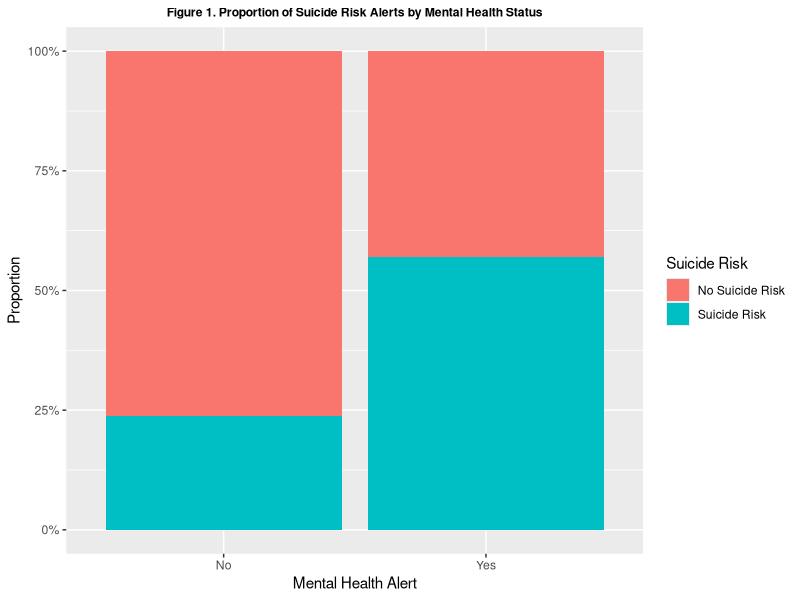
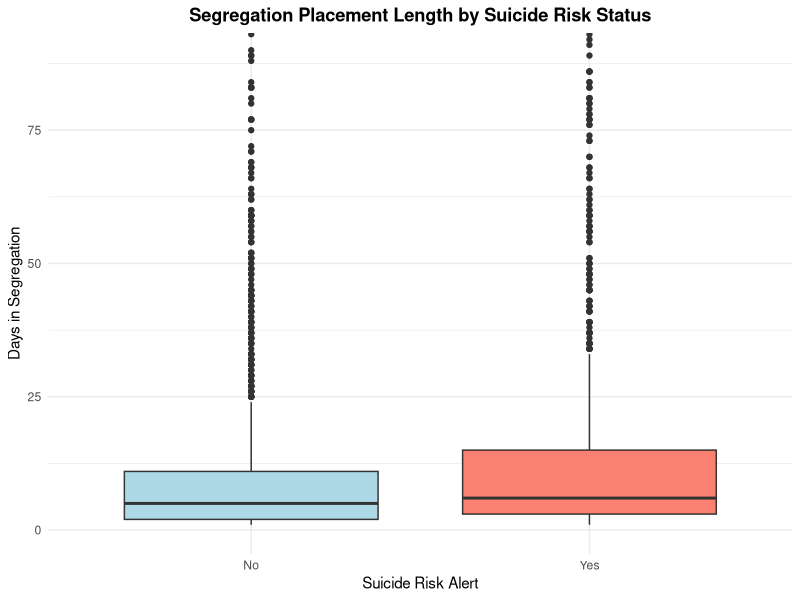
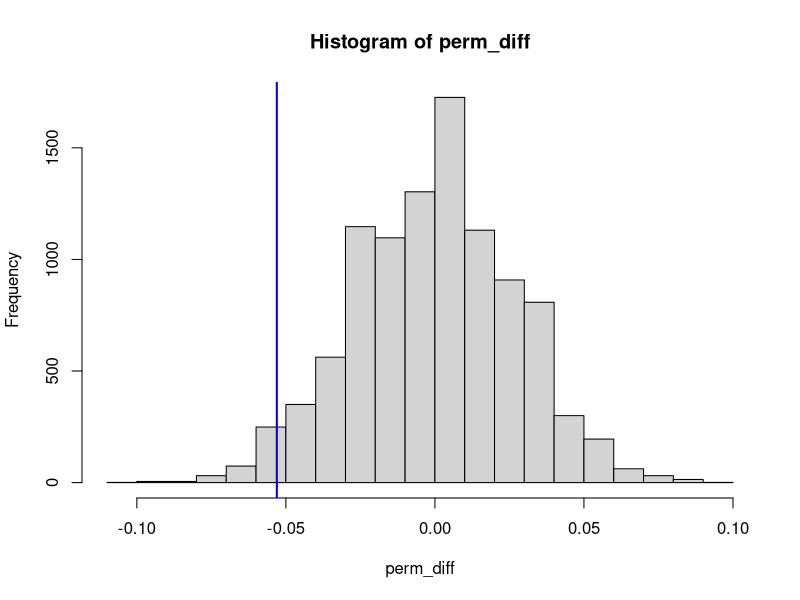

These charts were generated, in order, by the following R code:
## ---- chunk 1
knitr::opts_chunk$set(echo = TRUE)
## ---- chunk 2
library(tidyverse)
library(lubridate)
library(dplyr)
library(ggplot2)
library(knitr)
seg = read.csv("solgen-individuals-in-seg-2018.csv")
seg = seg %>% rename(Seg_length = Segregation.placement.length..in.days.) %>% 
  rename(Reason = Primary.reason.for.segregation)
## ---- chunk 3
mental_suicide = seg %>% group_by(Mental.health.alert, Suicide.risk.alert) %>%
  summarise(count = n(), .groups = "drop") %>%
  group_by(Mental.health.alert) %>% mutate(percentage = count/sum(count) * 100)

ggplot(mental_suicide, aes(x = factor(Mental.health.alert), 
                           y = percentage, 
                           fill = factor(Suicide.risk.alert, labels = c("No Suicide Risk", "Suicide Risk")))) +
  geom_bar(stat = "identity", position = "fill") +
  labs(title = "Figure 1. Proportion of Suicide Risk Alerts by Mental Health Status",
       x = "Mental Health Alert", 
       y = "Proportion",
       fill = "Suicide Risk") +
  scale_y_continuous(labels = scales::percent) +
  theme(plot.title = element_text(hjust = 0.5, face = "bold", size = rel(0.8)))
## ---- chunk 4
getting_outliers = function(seg_length){
  Q1 = quantile(seg_length, 0.25, na.rm = TRUE)
  Q3 = quantile(seg_length, 0.75, na.rm = TRUE)
  IQR = Q3 - Q1
  lower_bound = Q1 - 1.5 * IQR
  upper_bound = Q3 + 1.5 * IQR
  outliers = seg_length[seg_length > upper_bound | seg_length < lower_bound]
  return(list(outliers = outliers, upper_bound = upper_bound))
  
}

seg_no_risk = seg$Seg_length[seg$Suicide.risk.alert == "No"]
seg_yes_risk = seg$Seg_length[seg$Suicide.risk.alert == "Yes"]

outlier_no = getting_outliers(seg_no_risk)
outlier_yes = getting_outliers(seg_yes_risk)


outlier_table = data.frame(
  Suicide_Risk = c("No", "Yes"),
  Total_N = c(length(seg_no_risk), length(seg_yes_risk)),
  Outlier_Count = c(length(outlier_no$outliers), length(outlier_yes$outliers)),
  Outlier_Percent = c(round(length(outlier_no$outliers) / length(seg_no_risk) * 100, 1),
                      round(length(outlier_yes$outliers) / length(seg_yes_risk) * 100, 1)),
  Outlier_Range = c(paste(round(min(outlier_no$outliers), 1), "-", round(max(outlier_no$outliers), 1)),
                    paste(round(min(outlier_yes$outliers), 1), "-", round(max(outlier_yes$outliers), 1)))
)
kable(outlier_table, 
      caption = "Outlier Summary by Suicide Risk Status",
      col.names = c("Suicide Risk", "Total N", "Outlier Count", "Outlier (%)", "Outlier Range"),
      align = c('l', 'c', 'c', 'c', 'c'))
## ---- chunk 5
ggplot(seg, aes(x = factor(Suicide.risk.alert, labels = c("No", "Yes")), 
                          y = Seg_length)) +
  geom_boxplot(fill = c("lightblue", "salmon")) +
  coord_cartesian(ylim = c(0, quantile(seg$Seg_length, 0.95))) +
  labs(title = "Segregation Placement Length by Suicide Risk Status",
       x = "Suicide Risk Alert", 
       y = "Days in Segregation") +
  theme_minimal() +
  theme(plot.title = element_text(hjust = 0.5, face = "bold"))
## ---- chunk 6
seg_perm_test = seg %>% mutate(Suicide_binary = case_when(Suicide.risk.alert == 'Yes' ~ 1, TRUE ~ 0)) %>% select(Suicide_binary, Gender)
obs.diff = mean(seg_perm_test$Suicide_binary[seg_perm_test$Gender== "Male"]) - mean(seg_perm_test$Suicide_binary[seg_perm_test$Gender== "Female"])
perm.function = function(){
temp_group_ind = sample(seg_perm_test$Gender)
d = mean(seg_perm_test$Suicide_binary[temp_group_ind== "Male"]) - mean(seg_perm_test$Suicide_binary[temp_group_ind== "Female"])
return(d)
}
perm_diff = replicate(10000, perm.function())
hist(perm_diff)
abline(v=obs.diff,lwd=2,col="blue")
mean(abs(perm_diff) > abs(obs.diff))
## ---- chunk 7

boot_function=function(){
boot.d = seg_perm_test %>% sample_n(nrow(seg_perm_test), replace=T)
d = mean(boot.d$Suicide_binary[boot.d$Gender == "Male"]) -
      mean(boot.d$Suicide_binary[boot.d$Gender == "Female"])
return(d)
}
output = replicate(1000, boot_function())
quantile(output, c(0.025,0.975))
## ---- chunk 8

seg_regression = seg %>% 
  mutate(Suicide_binary = ifelse(Suicide.risk.alert == "Yes",1,0),
         Mental_binary = ifelse(Mental.health.alert == "Yes",1,0),
         Gender_binary = ifelse(Gender == "Male",1,0))
m = glm(Suicide_binary ~ Gender, family = binomial, data = seg_regression)
summary(m)
